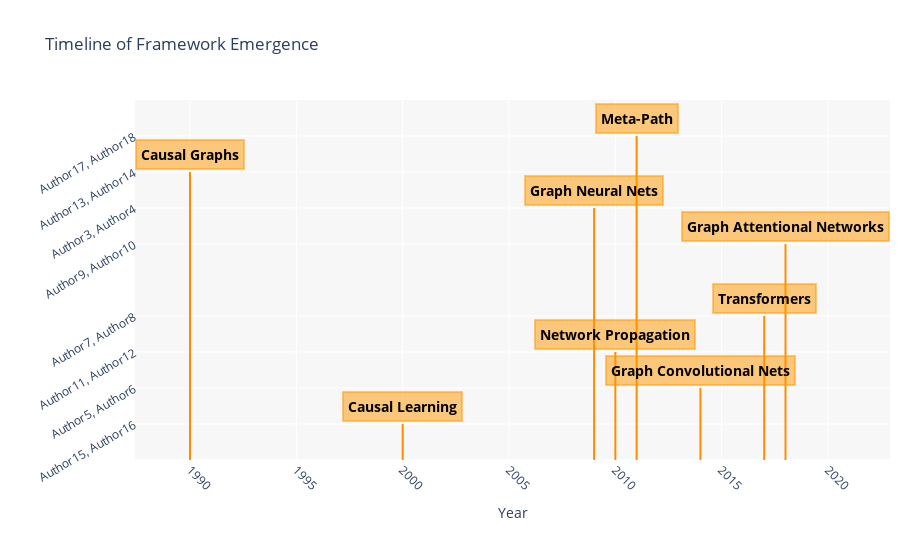

The notebook cell saved with this chart:
### Code cell
import plotly.graph_objects as go

frameworks = [
    {'name': 'Graph Neural Nets', 'authors': 'Author3, Author4', 'paper_name': 'Paper Title 2', 'year': 2009, 'height': 0.7},
    {'name': 'Graph Convolutional Nets', 'authors': 'Author5, Author6', 'paper_name': 'Paper Title 3', 'year': 2014, 'height': 0.2},
    {'name': 'Transformers', 'authors': 'Author7, Author8', 'paper_name': 'Paper Title 4', 'year': 2017, 'height': 0.4},
    {'name': 'Graph Attentional Networks', 'authors': 'Author9, Author10', 'paper_name': 'Paper Title 5', 'year': 2018, 'height': 0.6},
    {'name': 'Network Propagation', 'authors': 'Author11, Author12', 'paper_name': 'Paper Title 6', 'year': 2010, 'height': 0.3},
    {'name': 'Causal Graphs', 'authors': 'Author13, Author14', 'paper_name': 'Paper Title 7', 'year': 1990, 'height': 0.8},
    {'name': 'Causal Learning', 'authors': 'Author15, Author16', 'paper_name': 'Paper Title 8', 'year': 2000, 'height': 0.1},
    {'name': 'Meta-Path', 'authors': 'Author17, Author18', 'paper_name': 'Paper Title 9', 'year': 2011, 'height': 0.9},
]



fig = go.Figure()

annotations = []

import plotly.colors as pc

for framework in frameworks:
    fig.add_trace(go.Scatter(
        x=[framework['year'], framework['year']],
        y=[0, framework['height']],
        mode='lines',
        name=framework['name'],
        line=dict(color='darkorange', width=2),
        showlegend=False,
    ))

    rgba_tuple = pc.hex_to_rgb('#ff9900') + (0.5,)  # Convert the hex color to RGBA and set alpha to 0.8
    rgba_color = f'rgba({rgba_tuple[0]}, {rgba_tuple[1]}, {rgba_tuple[2]}, {rgba_tuple[3]})'  # Convert the RGBA tuple to an RGBA string

    annotations.append(go.layout.Annotation(
        x=framework['year'],
        y=framework['height'] + 0.05,
        text=f"<b>{framework['name']}</b>",
        showarrow=False,
        font=dict(size=14, color='black'),
        bgcolor=rgba_color,  # Use the rgba_color variable for bgcolor
        bordercolor=rgba_color,  # Use the rgba_color variable for bordercolor
        borderwidth=2,
        borderpad=4,
    ))



fig.update_layout(
    title='Timeline of Framework Emergence',
    xaxis=dict(title='Year', dtick=5, tickangle=45),
    yaxis=dict(title='',
               range=[0, 1],
               tickvals=[f['height'] for f in frameworks],
               ticktext=[f['authors'] for f in frameworks],
               tickangle=-30,
               dtick=0.1,
               showgrid=True),
    margin=dict(l=10, r=10, t=100, b=100),
    plot_bgcolor='rgb(247, 247, 247)',
    annotations=annotations,
)

### Figure 1 — Plotly figure (JSON) as saved in the notebook; plotly's stock layout.template omitted (floating-point values rounded to 4 significant figures)
{"data": [{"line": {"color": "darkorange", "width": 2}, "mode": "lines", "name": "Graph Neural Nets", "showlegend": false, "type": "scatter", "x": [2009, 2009], "y": [0, 0.7]}, {"line": {"color": "darkorange", "width": 2}, "mode": "lines", "name": "Graph Convolutional Nets", "showlegend": false, "type": "scatter", "x": [2014, 2014], "y": [0, 0.2]}, {"line": {"color": "darkorange", "width": 2}, "mode": "lines", "name": "Transformers", "showlegend": false, "type": "scatter", "x": [2017, 2017], "y": [0, 0.4]}, {"line": {"color": "darkorange", "width": 2}, "mode": "lines", "name": "Graph Attentional Networks", "showlegend": false, "type": "scatter", "x": [2018, 2018], "y": [0, 0.6]}, {"line": {"color": "darkorange", "width": 2}, "mode": "lines", "name": "Network Propagation", "showlegend": false, "type": "scatter", "x": [2010, 2010], "y": [0, 0.3]}, {"line": {"color": "darkorange", "width": 2}, "mode": "lines", "name": "Causal Graphs", "showlegend": false, "type": "scatter", "x": [1990, 1990], "y": [0, 0.8]}, {"line": {"color": "darkorange", "width": 2}, "mode": "lines", "name": "Causal Learning", "showlegend": false, "type": "scatter", "x": [2000, 2000], "y": [0, 0.1]}, {"line": {"color": "darkorange", "width": 2}, "mode": "lines", "name": "Meta-Path", "showlegend": false, "type": "scatter", "x": [2011, 2011], "y": [0, 0.9]}], "layout": {"annotations": [{"bgcolor": "rgba(255, 153, 0, 0.5)", "bordercolor": "rgba(255, 153, 0, 0.5)", "borderpad": 4, "borderwidth": 2, "font": {"color": "black", "size": 14}, "showarrow": false, "text": "<b>Graph Neural Nets</b>", "x": 2009, "y": 0.75}, {"bgcolor": "rgba(255, 153, 0, 0.5)", "bordercolor": "rgba(255, 153, 0, 0.5)", "borderpad": 4, "borderwidth": 2, "font": {"color": "black", "size": 14}, "showarrow": false, "text": "<b>Graph Convolutional Nets</b>", "x": 2014, "y": 0.25}, {"bgcolor": "rgba(255, 153, 0, 0.5)", "bordercolor": "rgba(255, 153, 0, 0.5)", "borderpad": 4, "borderwidth": 2, "font": {"color": "black", "size": 14}, "showarrow": false, "text": "<b>Transformers</b>", "x": 2017, "y": 0.45}, {"bgcolor": "rgba(255, 153, 0, 0.5)", "bordercolor": "rgba(255, 153, 0, 0.5)", "borderpad": 4, "borderwidth": 2, "font": {"color": "black", "size": 14}, "showarrow": false, "text": "<b>Graph Attentional Networks</b>", "x": 2018, "y": 0.65}, {"bgcolor": "rgba(255, 153, 0, 0.5)", "bordercolor": "rgba(255, 153, 0, 0.5)", "borderpad": 4, "borderwidth": 2, "font": {"color": "black", "size": 14}, "showarrow": false, "text": "<b>Network Propagation</b>", "x": 2010, "y": 0.35}, {"bgcolor": "rgba(255, 153, 0, 0.5)", "bordercolor": "rgba(255, 153, 0, 0.5)", "borderpad": 4, "borderwidth": 2, "font": {"color": "black", "size": 14}, "showarrow": false, "text": "<b>Causal Graphs</b>", "x": 1990, "y": 0.85}, {"bgcolor": "rgba(255, 153, 0, 0.5)", "bordercolor": "rgba(255, 153, 0, 0.5)", "borderpad": 4, "borderwidth": 2, "font": {"color": "black", "size": 14}, "showarrow": false, "text": "<b>Causal Learning</b>", "x": 2000, "y": 0.15}, {"bgcolor": "rgba(255, 153, 0, 0.5)", "bordercolor": "rgba(255, 153, 0, 0.5)", "borderpad": 4, "borderwidth": 2, "font": {"color": "black", "size": 14}, "showarrow": false, "text": "<b>Meta-Path</b>", "x": 2011, "y": 0.95}], "margin": {"b": 100, "l": 10, "r": 10, "t": 100}, "plot_bgcolor": "rgb(247, 247, 247)", "title": {"text": "Timeline of Framework Emergence"}, "xaxis": {"dtick": 5, "tickangle": 45, "title": {"text": "Year"}}, "yaxis": {"dtick": 0.1, "range": [0, 1], "showgrid": true, "tickangle": -30, "ticktext": ["Author3, Author4", "Author5, Author6", "Author7, Author8", "Author9, Author10", "Author11, Author12", "Author13, Author14", "Author15, Author16", "Author17, Author18"], "tickvals": [0.7, 0.2, 0.4, 0.6, 0.3, 0.8, 0.1, 0.9], "title": {"text": ""}}}}
